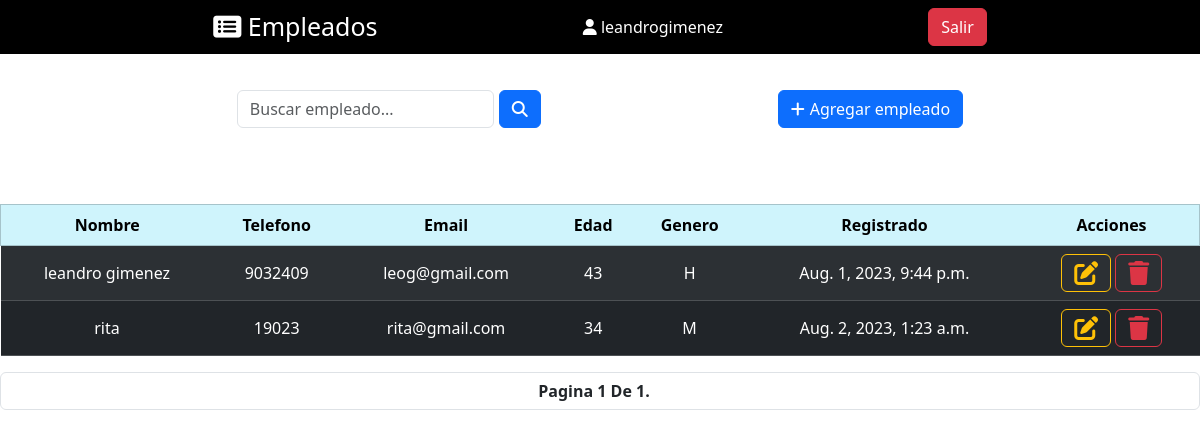
Before: / (signed in) with the older database file.
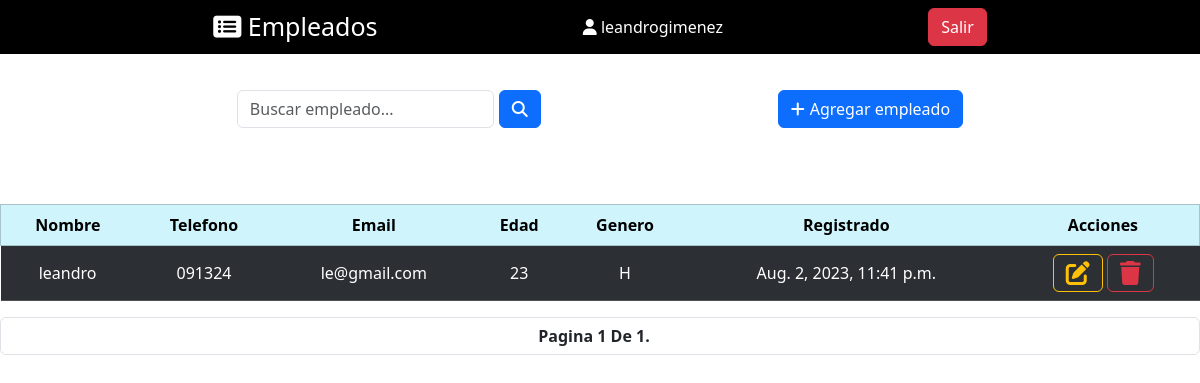
After: the same page with the newer database file.
### empleados/models.py (models this page shows, shortened)
class Empleado(models.Model):
    HOMBRE = 'H'
    MUJER = 'M'
    GENERO = [
        (HOMBRE, 'Hombre'),
        (MUJER, 'Mujer'),
    ]
    nombre_completo = models.CharField(max_length=255)
    telefono = models.CharField(max_length=25, blank=True, null=True)
    email = models.EmailField()
    edad = models.PositiveIntegerField()
    genero = models.CharField(max_length=1, choices=GENERO)
    fecha_creacion = models.DateTimeField(auto_now_add=True)
    fecha_actualizacion = models.DateTimeField(auto_now=True)
    class Meta:
        verbose_name = 'Empleado'
        verbose_name_plural = 'Empleados'

### empleados/views.py (the view)
# urls.py: path('', EmpleadosListView.as_view(), name='lista-empleados'),
class EmpleadosListView(LoginRequiredMixin ,ListView):
    context_object_name = 'empleados'
    template_name = 'empleados/lista_empleados.html'
    paginate_by = 5
    def get_queryset(self):
        buscar_empleado = self.request.GET.get('q', '')
        lista = Empleado.objects.filter(nombre_completo__icontains=buscar_empleado)
        return lista

### empleados/templates/empleados/lista_empleados.html (shortened to what this page needs)
{% extends 'empleados/base.html' %}
{% load static %}
{% block style %} {% static 'empleados/base.css' %} {% endblock style %}
{% block content %}
    <nav class="nav justify-content-evenly" style="margin-top: 20px;">
        <form action="#" method="get" class="d-flex align-items-center">
            <input name="q" id='q' type="text" placeholder="Buscar empleado..." class="form-control">
            <button class="btn btn-primary" style="margin-left: 5px;"><i class="fa-solid fa-magnifying-glass"></i></button>
        </form>
        <a href="{% url 'crear-empleado' %}" class="btn btn-primary my-3"><i class="fa-solid fa-plus" style="margin-right: 5px;"></i>Agregar empleado</a>
    </nav>
    <div class="table-responsive" style="max-width: 1200px; margin: 40px auto 0 auto;">
        <table class="table table-striped table-dark" style="margin-top: 20px;">
            <thead class="table-info border-1">
                <tr class="text-center">
                <th scope="col">Nombre</th>
                <th scope="col">Telefono</th>
                <th scope="col">Email</th>
                <th scope="col">Edad</th>
                <th scope="col">Genero</th>
                <th scope="col">Registrado</th>
                <th scope="col">Acciones</th>
                </tr>
            </thead>
            <tbody>
                {% for i in empleados %}
                <tr class="text-center">
                <td style="vertical-align: middle;">{{ i.nombre_completo }}</td>
                <td style="vertical-align: middle;">{{ i.telefono }}</td>
                <td style="vertical-align: middle;">{{ i.email }}</td>
                <td style="vertical-align: middle;">{{ i.edad }}</td>
                <td style="vertical-align: middle;">{{ i.genero }}</td>
                <td style="vertical-align: middle;">{{ i.fecha_creacion }}</td>
                <td style="vertical-align: middle;">
                    <a href="{% url 'actualizar-empleado' i.id %}" class="btn btn-outline-warning"><i class="fa-solid fa-pen-to-square fa-xl"></i></a>
                    <a href="{% url 'eliminar-empleado' i.id %}" class="btn btn-outline-danger"><i class="fa-solid fa-trash fa-xl"></i></a>
                </td>
                </tr>
                {% empty %}
                <p>Todavia no hay ningun empleado almacenado.</p>
                {% endfor %}
            </tbody>
        </table>
        <div class="pagination form-control" style="display: block; text-align: center;">
            <span class="step-links">
                <span class="current">
                    <span style="text-transform: capitalize; font-weight: bold; margin: 15px;">Pagina {{ page_obj.number }} de {{ page_obj.paginator.num_pages }}.</span>
                </span>
            </span>
        </div>
    </div>
{% endblock content %}

Changed rows visible on the page:
removed Empleado: nombre_completo "leandro gimenez", telefono "9032409", email "leog@gmail.com", edad "43", genero "H", fecha_creacion "Aug. 1, 2023, 9:44 p.m."
removed Empleado: nombre_completo "rita", telefono "19023", email "rita@gmail.com", edad "34", genero "M", fecha_creacion "Aug. 2, 2023, 1:23 a.m."
added Empleado: nombre_completo "leandro", telefono "091324", email "le@gmail.com", edad "23", genero "H", fecha_creacion "Aug. 2, 2023, 11:41 p.m."
